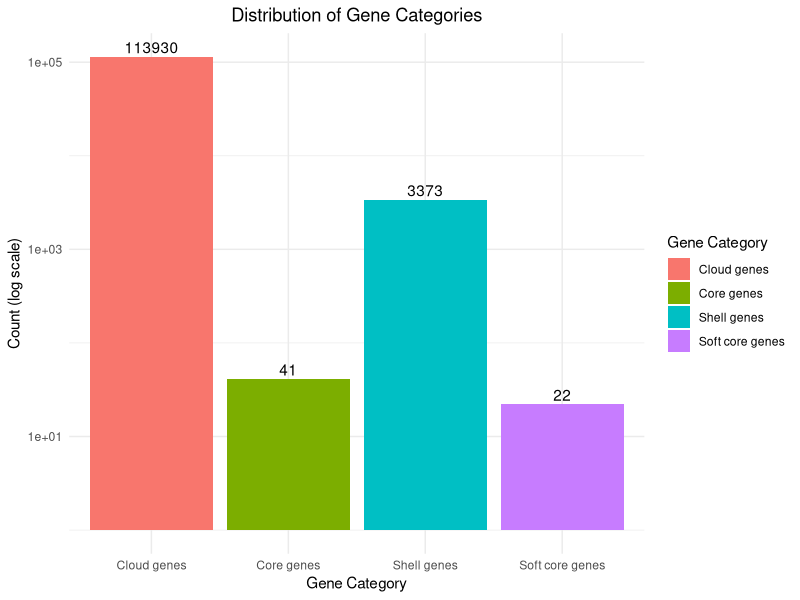

Write the R code that produced this figure.
# Load necessary libraries
library(ggplot2)
library(dplyr)

# Create the data frame
gene_data <- data.frame(
  category = c("Core genes", "Soft core genes", "Shell genes", "Cloud genes"),
  count = c(41, 22, 3373, 113930)
)

# Create the bar chart with log scale and centered title
ggplot(gene_data, aes(x = category, y = count, fill = category)) +
  geom_bar(stat = "identity") +
  scale_y_log10() +
  labs(title = "Distribution of Gene Categories",
       x = "Gene Category",
       y = "Count (log scale)",
       fill = "Gene Category") +
  geom_text(aes(label = count), vjust = -0.3) +
  theme_minimal() +
  theme(plot.title = element_text(hjust = 0.5))

# Script fully made by Yasmine Alqanai.
